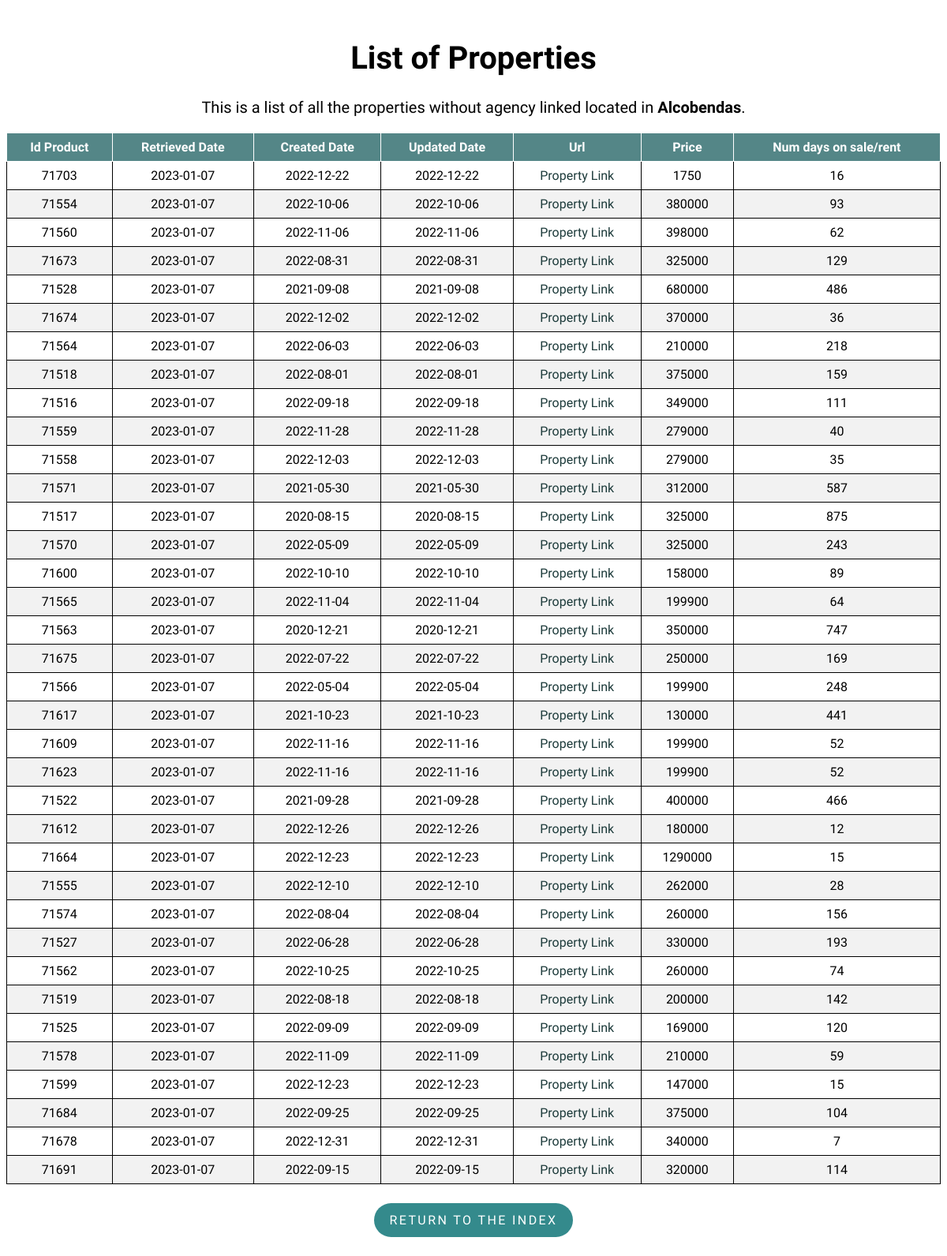
Page /property/Alcobendas on the committed database.
### flask-app/read_db.py (models this page shows)
class Property(db.Model):
    __tablename__ = 'properties'
    id_product = db.Column(db.Integer, primary_key=True)
    retrieved_date = db.Column(db.Date)
    created_date = db.Column(db.Date)
    url = db.Column(db.Text)
    mobile = db.Column(db.Integer)
    agency = db.Column(db.Text)
    real_estate_id = db.Column(db.Integer)
    price = db.Column(db.Integer)
    type_id = db.Column(db.Integer)
    trans_type_id = db.Column(db.Integer)
    location = db.Column(db.Text)
    num_days = db.Column(db.Integer)
    updated_date = db.Column(db.Date)

### flask-app/read_db.py (the view)
@app.route('/property/<location>', methods=['GET', 'POST'])
def property(location):
    properties = Property.query.filter_by(
        type_id=1, location=location).order_by(Property.url).distinct()
    return render_template('list.html', properties=properties, location=location)

### flask-app/templates/list.html (shortened to what this page needs)
<!DOCTYPE html>
<html lang="en">
<head>
    <link rel="stylesheet" type="text/css" href="{{ url_for('static', filename='styles/style.css') }}">
    <link rel="stylesheet" type="text/css" href="{{ url_for('static', filename='styles/tablesort.css') }}">
</head>
<body>
    <h1 class="list_header" style="font-size:40px;">List of Properties</h1>
    <p class="list_header" style="margin-top: 25px;font-size:20px;">This is a list of all the properties without agency linked located in
        <strong>{{ location }}</strong>.
    </p>
    <table class="table table-sortable">
        <thead>
            <tr>
                <th>Id Product</th>
                <th>Retrieved Date</th>
                <th>Created Date</th>
                <th>Updated Date</th>
                <th>Url</th>
                <th>Price</th>
                <th>Num days on sale/rent</th>
            </tr>
        </thead>
        <tbody>
            {% for property in properties %}
            <tr>
                <td>{{ property.id_product }}</td>
                <td>{{ property.retrieved_date }}</td>
                <td>{{ property.created_date }}</td>
                <td>{{ property.updated_date }}</td>
                <td>
                    <a class="property_link" href={{ property.url }}>Property Link</a>
                </td>
                <td><a>{{ property.price }}</a></td>
                <td>{{ property.num_days }}</td>
            </tr>
            {% endfor %}
        </tbody>
    </table>
    <div class = "btn_container">
        <p class="return_btn"><a class = "btn_link" href="{{ url_for('index') }}">Return to the index</a></p>
    </div>
</body>
</html>

### flask-app/static/styles/style.css (style rules this page uses)
body { font-family: 'Muli','Open Sans','Open Sans-fallback',sans-serif; }
table, th, td { border: 1px solid; }
table { width: 100%; border-collapse: collapse; }
th, td { text-align: center; padding: 8px; }
tr:nth-child(even) { background-color: #f2f2f2 }
th { background-color: rgb(84, 134, 135); color: white; }
.index_header, .list_header { margin-top: 50px; text-align: center; }
a.property_link { text-decoration: none; }
a.property_link:link, a.property_link:visited { color: rgb(28, 58, 58); }
.return_btn { display: inline-block; padding: .75rem 1.25rem; border-radius: 10rem; text-transform: uppercase; font-size: 1rem; letter-spacing: .15rem; transition: all .3s; position: relative; overflow: hidden; z-index: 1; background-color: rgb(52, 138, 140); }
.btn_link { text-decoration: none; color: #fff; }
.btn_container { margin-top: 8px; display: flex; justify-content: center; align-items: center; }

### flask-app/static/styles/tablesort.css (style rules this page uses)
.table-sortable th { cursor: pointer; }

### rows in the picture
Property: id_product "71703", retrieved_date "2023-01-07", created_date "2022-12-22", updated_date "2022-12-22", price "1750", num_days "16"
Property: id_product "71554", retrieved_date "2023-01-07", created_date "2022-10-06", updated_date "2022-10-06", price "380000", num_days "93"
Property: id_product "71560", retrieved_date "2023-01-07", created_date "2022-11-06", updated_date "2022-11-06", price "398000", num_days "62"
Property: id_product "71673", retrieved_date "2023-01-07", created_date "2022-08-31", updated_date "2022-08-31", price "325000", num_days "129"
Property: id_product "71528", retrieved_date "2023-01-07", created_date "2021-09-08", updated_date "2021-09-08", price "680000", num_days "486"
Property: id_product "71674", retrieved_date "2023-01-07", created_date "2022-12-02", updated_date "2022-12-02", price "370000", num_days "36"
Property: id_product "71564", retrieved_date "2023-01-07", created_date "2022-06-03", updated_date "2022-06-03", price "210000", num_days "218"
Property: id_product "71518", retrieved_date "2023-01-07", created_date "2022-08-01", updated_date "2022-08-01", price "375000", num_days "159"
Property: id_product "71516", retrieved_date "2023-01-07", created_date "2022-09-18", updated_date "2022-09-18", price "349000", num_days "111"
Property: id_product "71559", retrieved_date "2023-01-07", created_date "2022-11-28", updated_date "2022-11-28", price "279000", num_days "40"
Property: id_product "71558", retrieved_date "2023-01-07", created_date "2022-12-03", updated_date "2022-12-03", price "279000", num_days "35"
Property: id_product "71571", retrieved_date "2023-01-07", created_date "2021-05-30", updated_date "2021-05-30", price "312000", num_days "587"
Property: id_product "71517", retrieved_date "2023-01-07", created_date "2020-08-15", updated_date "2020-08-15", price "325000", num_days "875"
Property: id_product "71570", retrieved_date "2023-01-07", created_date "2022-05-09", updated_date "2022-05-09", price "325000", num_days "243"
Property: id_product "71600", retrieved_date "2023-01-07", created_date "2022-10-10", updated_date "2022-10-10", price "158000", num_days "89"
Property: id_product "71565", retrieved_date "2023-01-07", created_date "2022-11-04", updated_date "2022-11-04", price "199900", num_days "64"
Property: id_product "71563", retrieved_date "2023-01-07", created_date "2020-12-21", updated_date "2020-12-21", price "350000", num_days "747"
Property: id_product "71675", retrieved_date "2023-01-07", created_date "2022-07-22", updated_date "2022-07-22", price "250000", num_days "169"
Property: id_product "71566", retrieved_date "2023-01-07", created_date "2022-05-04", updated_date "2022-05-04", price "199900", num_days "248"
Property: id_product "71617", retrieved_date "2023-01-07", created_date "2021-10-23", updated_date "2021-10-23", price "130000", num_days "441"
Property: id_product "71609", retrieved_date "2023-01-07", created_date "2022-11-16", updated_date "2022-11-16", price "199900", num_days "52"
Property: id_product "71623", retrieved_date "2023-01-07", created_date "2022-11-16", updated_date "2022-11-16", price "199900", num_days "52"
Property: id_product "71522", retrieved_date "2023-01-07", created_date "2021-09-28", updated_date "2021-09-28", price "400000", num_days "466"
Property: id_product "71612", retrieved_date "2023-01-07", created_date "2022-12-26", updated_date "2022-12-26", price "180000", num_days "12"
Property: id_product "71664", retrieved_date "2023-01-07", created_date "2022-12-23", updated_date "2022-12-23", price "1290000", num_days "15"
Property: id_product "71555", retrieved_date "2023-01-07", created_date "2022-12-10", updated_date "2022-12-10", price "262000", num_days "28"
Property: id_product "71574", retrieved_date "2023-01-07", created_date "2022-08-04", updated_date "2022-08-04", price "260000", num_days "156"
Property: id_product "71527", retrieved_date "2023-01-07", created_date "2022-06-28", updated_date "2022-06-28", price "330000", num_days "193"
Property: id_product "71562", retrieved_date "2023-01-07", created_date "2022-10-25", updated_date "2022-10-25", price "260000", num_days "74"
Property: id_product "71519", retrieved_date "2023-01-07", created_date "2022-08-18", updated_date "2022-08-18", price "200000", num_days "142"
Property: id_product "71525", retrieved_date "2023-01-07", created_date "2022-09-09", updated_date "2022-09-09", price "169000", num_days "120"
Property: id_product "71578", retrieved_date "2023-01-07", created_date "2022-11-09", updated_date "2022-11-09", price "210000", num_days "59"
Property: id_product "71599", retrieved_date "2023-01-07", created_date "2022-12-23", updated_date "2022-12-23", price "147000", num_days "15"
Property: id_product "71684", retrieved_date "2023-01-07", created_date "2022-09-25", updated_date "2022-09-25", price "375000", num_days "104"
Property: id_product "71678", retrieved_date "2023-01-07", created_date "2022-12-31", updated_date "2022-12-31", price "340000", num_days "7"
Property: id_product "71691", retrieved_date "2023-01-07", created_date "2022-09-15", updated_date "2022-09-15", price "320000", num_days "114"

### other values in the picture
{{ location }} "Alcobendas"
